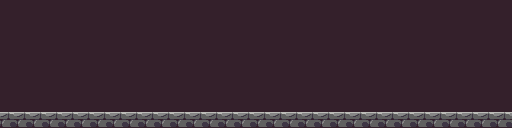

A level layout from a 2D game, rendered from its tile map. Below: a short description, then the map file with tile-grid data replaced by summaries:
An orthogonal 32x8 tile map with 16x16 px tiles, 1 tile layer (Слой тайлов 1).

<map version="1.10" tiledversion="1.10.1" orientation="orthogonal" renderorder="right-down" width="32" height="8" tilewidth="16" tileheight="16" infinite="0" nextlayerid="2" nextobjectid="1">
 <tileset firstgid="1" source="../../textures/cemetery.tsx" />
 <layer id="1" name="Слой тайлов 1" width="32" height="8">
  <data>[256 cells, 256 non-empty, 2 distinct tile ids]</data>
 </layer>
</map>